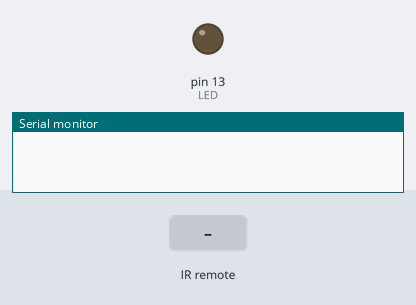
The sketch below on a simulated Arduino Uno, built with avr-gcc and run on an emulated ATmega328P. Parts: output pins drawn as LEDs (lit = HIGH), the last lines printed to the serial monitor. The test bench sets the inputs (shaded band).

Above: at 1.2 s.
1.3 s: infrared code 0xFF6897 received
At 2.3 s:
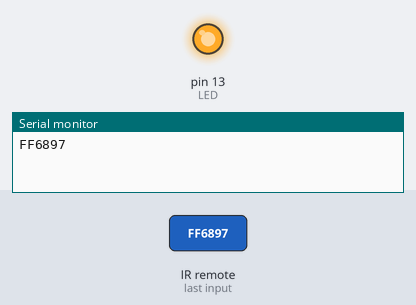
2.8 s: infrared code 0xFF30CF received
At 3.5 s:
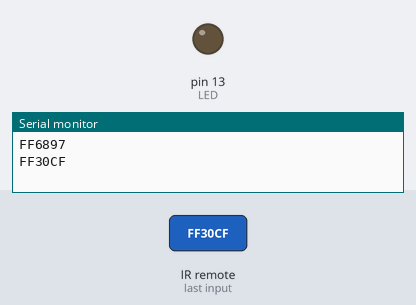
Timing chart, 0 to 5.8 s (numbered marks = the images above; inputs shaded):
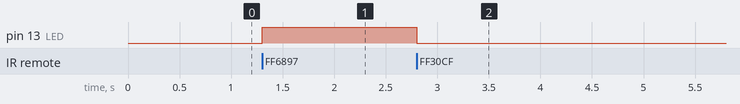

Measured:
- after the input at 1.3 s, pin 13 (LED): LOW → HIGH at once
- after the input at 2.8 s, pin 13 (LED): HIGH → LOW at once

The sketch:

IRrecv.ino
```cpp
#include <IRremote.h>

int LED=13;
IRrecv irrecv(3);         //设置红外接收引脚
decode_results results;  //保存结果

void setup()
{
  Serial.begin(9600);
  irrecv.enableIRIn();    // enable
  pinMode(LED, OUTPUT);
}

void loop()
{
 if (irrecv.decode(&results))   //declde
 {
    Serial.println(results.value, HEX);
    if (results.value == 0xFF6897)    //0
    {
      digitalWrite(LED, 1);
    }
    if (results.value == 0xFF30CF)    //1
    {
      digitalWrite(LED, 0);
    }

    irrecv.resume();        //resume
 }
}
```
